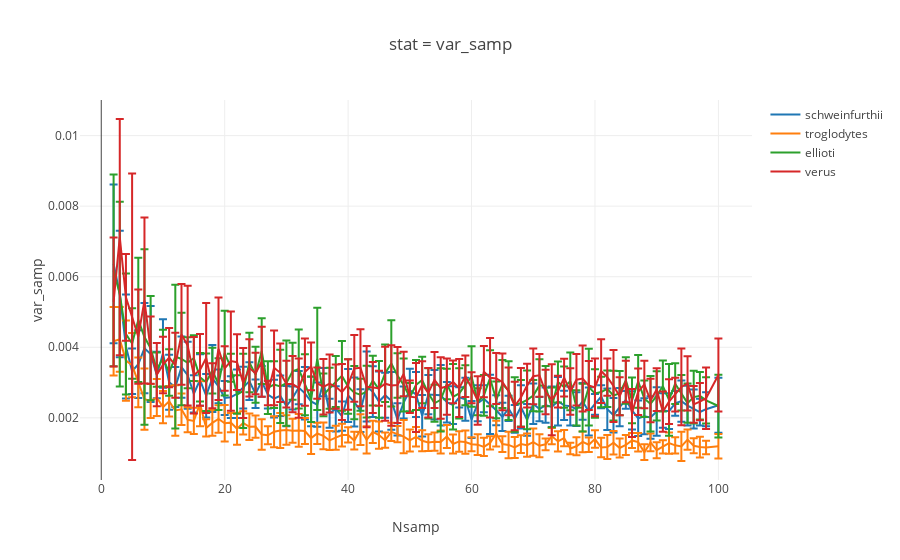

Notebook code for this chart:
### Code cell
## Var
var_select= 'var_samp'

plot_dataSum(var_select,syndicate_dict,samp_order)
